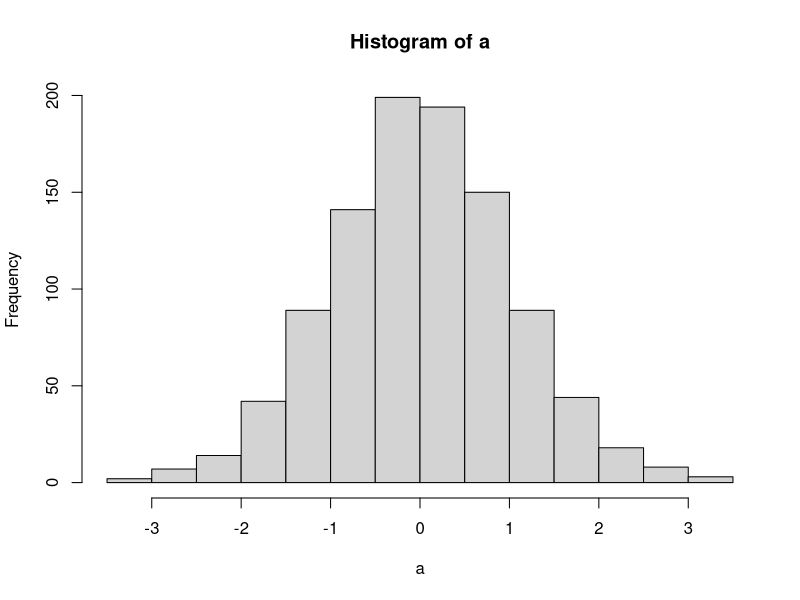

The R script that drew this image:
## ---- chunk 1
knitr::opts_chunk$set(echo = TRUE)
## ---- chunk 2
a<- rnorm(1000)
hist(a)
